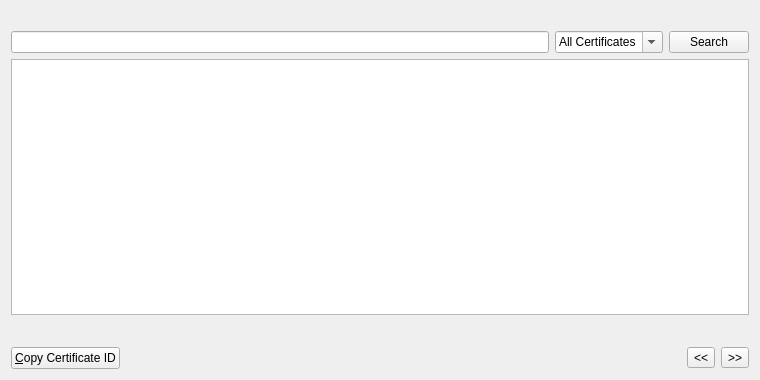
<?xml version="1.0" encoding="UTF-8"?>
<ui version="4.0">
 <class>CertListPage</class>
 <widget class="QWidget" name="CertListPage">
  <property name="geometry">
   <rect>
    <x>0</x>
    <y>0</y>
    <width>760</width>
    <height>380</height>
   </rect>
  </property>
  <property name="windowTitle">
   <string>Certificates</string>
  </property>
  <layout class="QVBoxLayout" name="verticalLayout">
   <item>
    <widget class="QLabel" name="labelExplanation">
     <property name="textFormat">
      <enum>Qt::PlainText</enum>
     </property>
     <property name="wordWrap">
      <bool>true</bool>
     </property>
    </widget>
   </item>
   <item>
    <layout class="QHBoxLayout" name="horizontalLayout_2">
     <item>
      <widget class="QLineEdit" name="lineEditCertSearch"/>
     </item>
     <item>
      <widget class="QComboBox" name="categoryEdit">
       <property name="minimumSize">
        <size>
         <width>100</width>
         <height>0</height>
        </size>
       </property>
       <property name="editable">
        <bool>true</bool>
       </property>
       <item>
        <property name="text">
         <string>All Certificates</string>
        </property>
       </item>
      </widget>
     </item>
     <item>
      <widget class="QPushButton" name="searchCert">
       <property name="maximumSize">
        <size>
         <width>16777215</width>
         <height>48</height>
        </size>
       </property>
       <property name="text">
        <string>Search</string>
       </property>
      </widget>
     </item>
    </layout>
   </item>
   <item>
    <widget class="QTableView" name="tableView">
     <property name="contextMenuPolicy">
      <enum>Qt::CustomContextMenu</enum>
     </property>
     <property name="toolTip">
      <string/>
     </property>
     <property name="tabKeyNavigation">
      <bool>false</bool>
     </property>
     <property name="alternatingRowColors">
      <bool>true</bool>
     </property>
     <property name="selectionMode">
      <enum>QAbstractItemView::SingleSelection</enum>
     </property>
     <property name="selectionBehavior">
      <enum>QAbstractItemView::SelectRows</enum>
     </property>
     <property name="sortingEnabled">
      <bool>true</bool>
     </property>
     <attribute name="verticalHeaderVisible">
      <bool>false</bool>
     </attribute>
    </widget>
   </item>
   <item>
    <layout class="QHBoxLayout" name="horizontalLayout_3">
     <item>
      <spacer name="horizontalSpacer_2">
       <property name="orientation">
        <enum>Qt::Horizontal</enum>
       </property>
       <property name="sizeHint" stdset="0">
        <size>
         <width>40</width>
         <height>20</height>
        </size>
       </property>
      </spacer>
     </item>
     <item>
      <widget class="QLabel" name="labelPage">
       <property name="text">
        <string/>
       </property>
      </widget>
     </item>
    </layout>
   </item>
   <item>
    <layout class="QHBoxLayout" name="horizontalLayout">
     <item>
      <widget class="QPushButton" name="copyCert">
       <property name="toolTip">
        <string>Copy the currently selected cert to the system clipboard</string>
       </property>
       <property name="text">
        <string>&amp;Copy Certificate ID</string>
       </property>
      </widget>
     </item>
     <item>
      <spacer name="horizontalSpacer">
       <property name="orientation">
        <enum>Qt::Horizontal</enum>
       </property>
       <property name="sizeHint" stdset="0">
        <size>
         <width>40</width>
         <height>20</height>
        </size>
       </property>
      </spacer>
     </item>
     <item>
      <widget class="QToolButton" name="prevButton">
       <property name="text">
        <string>&lt;&lt;</string>
       </property>
      </widget>
     </item>
     <item>
      <widget class="QToolButton" name="nextButton">
       <property name="text">
        <string>&gt;&gt;</string>
       </property>
      </widget>
     </item>
    </layout>
   </item>
  </layout>
 </widget>
 <resources>
  <include location="../syscoin.qrc"/>
 </resources>
 <connections/>
</ui>
